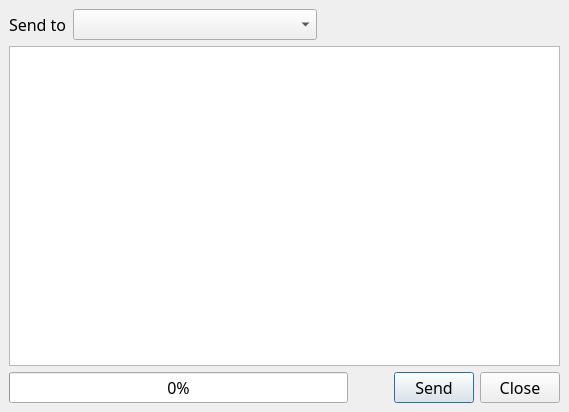
<?xml version="1.0" encoding="UTF-8"?>
<ui version="4.0">
 <class>SendStudyDialog</class>
 <widget class="QDialog" name="SendStudyDialog">
  <property name="geometry">
   <rect>
    <x>0</x>
    <y>0</y>
    <width>569</width>
    <height>412</height>
   </rect>
  </property>
  <property name="font">
   <font>
    <family>微软雅黑</family>
    <pointsize>12</pointsize>
   </font>
  </property>
  <property name="windowTitle">
   <string>Send Study</string>
  </property>
  <layout class="QVBoxLayout" name="verticalLayout">
   <property name="spacing">
    <number>6</number>
   </property>
   <property name="leftMargin">
    <number>9</number>
   </property>
   <property name="topMargin">
    <number>9</number>
   </property>
   <property name="rightMargin">
    <number>9</number>
   </property>
   <property name="bottomMargin">
    <number>9</number>
   </property>
   <item>
    <layout class="QHBoxLayout" name="horizontalLayout_2">
     <item>
      <widget class="QLabel" name="label">
       <property name="text">
        <string>Send to</string>
       </property>
       <property name="buddy">
        <cstring>serverCombo</cstring>
       </property>
      </widget>
     </item>
     <item>
      <widget class="QComboBox" name="serverCombo">
       <property name="sizePolicy">
        <sizepolicy hsizetype="Expanding" vsizetype="Fixed">
         <horstretch>0</horstretch>
         <verstretch>0</verstretch>
        </sizepolicy>
       </property>
      </widget>
     </item>
     <item>
      <spacer name="horizontalSpacer_2">
       <property name="orientation">
        <enum>Qt::Horizontal</enum>
       </property>
       <property name="sizeHint" stdset="0">
        <size>
         <width>40</width>
         <height>20</height>
        </size>
       </property>
      </spacer>
     </item>
    </layout>
   </item>
   <item>
    <widget class="QTextBrowser" name="textBrowser"/>
   </item>
   <item>
    <layout class="QHBoxLayout" name="horizontalLayout" stretch="1,0,0,0">
     <item>
      <widget class="QProgressBar" name="progressBar">
       <property name="value">
        <number>0</number>
       </property>
       <property name="alignment">
        <set>Qt::AlignCenter</set>
       </property>
       <property name="textDirection">
        <enum>QProgressBar::TopToBottom</enum>
       </property>
      </widget>
     </item>
     <item>
      <spacer name="horizontalSpacer">
       <property name="orientation">
        <enum>Qt::Horizontal</enum>
       </property>
       <property name="sizeType">
        <enum>QSizePolicy::Expanding</enum>
       </property>
       <property name="sizeHint" stdset="0">
        <size>
         <width>40</width>
         <height>20</height>
        </size>
       </property>
      </spacer>
     </item>
     <item>
      <widget class="QPushButton" name="sendButton">
       <property name="text">
        <string>Send</string>
       </property>
       <property name="checkable">
        <bool>true</bool>
       </property>
      </widget>
     </item>
     <item>
      <widget class="QPushButton" name="closeButton">
       <property name="text">
        <string>Close</string>
       </property>
      </widget>
     </item>
    </layout>
   </item>
  </layout>
 </widget>
 <resources/>
 <connections>
  <connection>
   <sender>closeButton</sender>
   <signal>clicked()</signal>
   <receiver>SendStudyDialog</receiver>
   <slot>close()</slot>
   <hints>
    <hint type="sourcelabel">
     <x>527</x>
     <y>380</y>
    </hint>
    <hint type="destinationlabel">
     <x>426</x>
     <y>271</y>
    </hint>
   </hints>
  </connection>
 </connections>
</ui>
